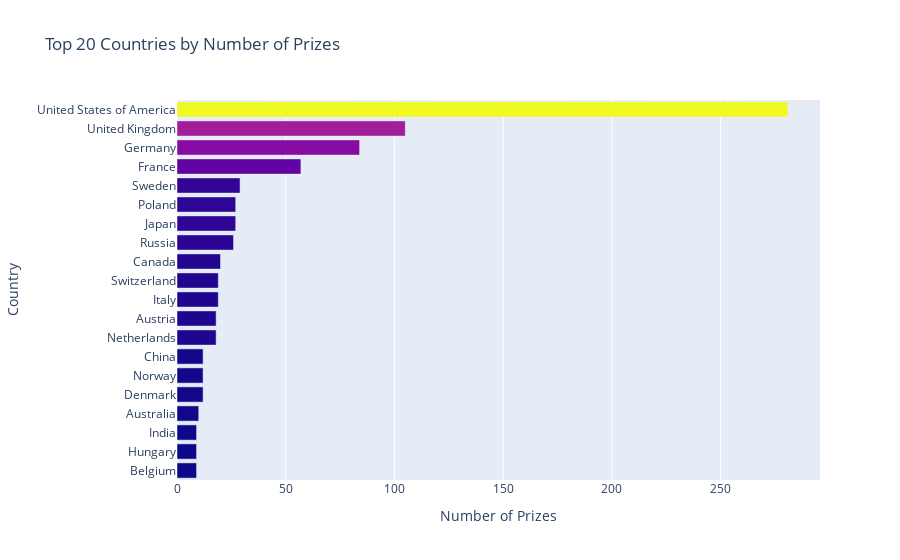

Here is the notebook cell this chart was saved with:
### Code cell
h_bar = px.bar(x=top20_countries.prize,
               y=top20_countries.birth_country_current,
               orientation='h',
               color=top20_countries.prize,
               title="Top 20 Countries by Number of Prizes")

h_bar.update_layout(xaxis_title='Number of Prizes', 
                    yaxis_title='Country',
                    coloraxis_showscale=False)
h_bar.show()

### Figure 1 — Plotly figure (JSON) as saved in the notebook; plotly's stock layout.template omitted (floating-point values rounded to 4 significant figures)
{"data": [{"alignmentgroup": "True", "hovertemplate": "x=%{x}<br>y=%{y}<br>color=%{marker.color}<extra></extra>", "legendgroup": "", "marker": {"color": [9, 9, 9, 10, 12, 12, 12, 18, 18, 19, 19, 20, 26, 27, 27, 29, 57, 84, 105, 281], "coloraxis": "coloraxis", "pattern": {"shape": ""}}, "name": "", "offsetgroup": "", "orientation": "h", "showlegend": false, "textposition": "auto", "type": "bar", "x": [9, 9, 9, 10, 12, 12, 12, 18, 18, 19, 19, 20, 26, 27, 27, 29, 57, 84, 105, 281], "xaxis": "x", "y": ["Belgium", "Hungary", "India", "Australia", "Denmark", "Norway", "China", "Netherlands", "Austria", "Italy", "Switzerland", "Canada", "Russia", "Japan", "Poland", "Sweden", "France", "Germany", "United Kingdom", "United States of America"], "yaxis": "y"}], "layout": {"barmode": "relative", "coloraxis": {"colorbar": {"title": {"text": "color"}}, "colorscale": [[0, "#0d0887"], [0.1111, "#46039f"], [0.2222, "#7201a8"], [0.3333, "#9c179e"], [0.4444, "#bd3786"], [0.5556, "#d8576b"], [0.6667, "#ed7953"], [0.7778, "#fb9f3a"], [0.8889, "#fdca26"], [1, "#f0f921"]], "showscale": false}, "legend": {"tracegroupgap": 0}, "title": {"text": "Top 20 Countries by Number of Prizes"}, "xaxis": {"anchor": "y", "domain": [0, 1], "title": {"text": "Number of Prizes"}}, "yaxis": {"anchor": "x", "domain": [0, 1], "title": {"text": "Country"}}}}
